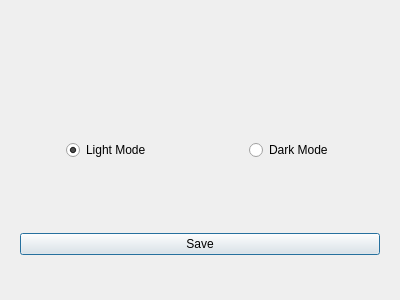
<?xml version="1.0" encoding="UTF-8"?>
<ui version="4.0">
 <class>options</class>
 <widget class="QDialog" name="options">
  <property name="geometry">
   <rect>
    <x>0</x>
    <y>0</y>
    <width>400</width>
    <height>300</height>
   </rect>
  </property>
  <property name="windowTitle">
   <string>Dialog</string>
  </property>
  <layout class="QVBoxLayout" name="verticalLayout">
   <item>
    <widget class="QWidget" name="top" native="true">
     <layout class="QVBoxLayout" name="verticalLayout_2"/>
    </widget>
   </item>
   <item>
    <widget class="QWidget" name="widget_2" native="true">
     <layout class="QHBoxLayout" name="horizontalLayout">
      <item alignment="Qt::AlignHCenter">
       <widget class="QRadioButton" name="LightMode">
        <property name="text">
         <string>Light Mode</string>
        </property>
        <property name="checked">
         <bool>true</bool>
        </property>
       </widget>
      </item>
      <item alignment="Qt::AlignHCenter">
       <widget class="QRadioButton" name="darkMode">
        <property name="text">
         <string>Dark Mode</string>
        </property>
       </widget>
      </item>
     </layout>
    </widget>
   </item>
   <item>
    <widget class="QWidget" name="widget_3" native="true">
     <layout class="QHBoxLayout" name="horizontalLayout_2">
      <item>
       <widget class="QPushButton" name="save">
        <property name="text">
         <string>Save</string>
        </property>
       </widget>
      </item>
     </layout>
    </widget>
   </item>
  </layout>
 </widget>
 <resources/>
 <connections/>
</ui>
